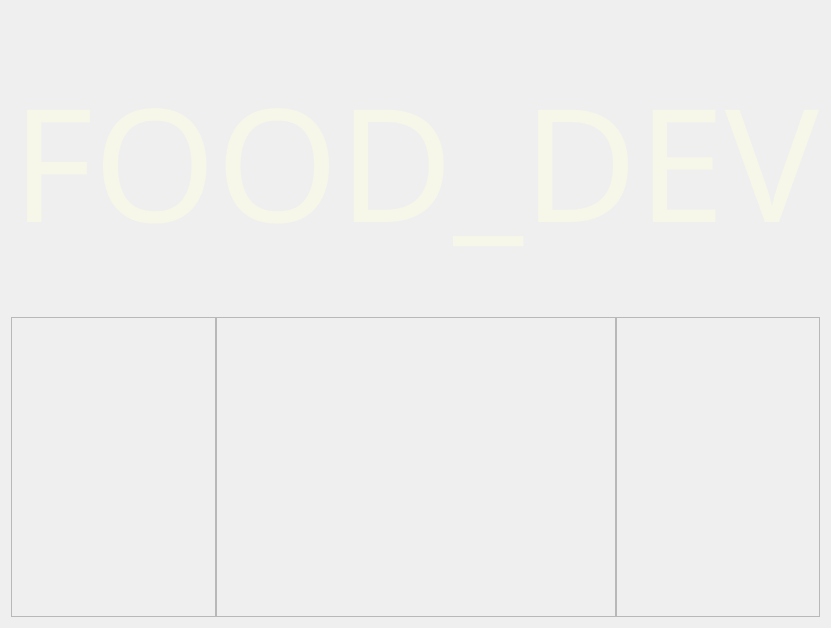
         <widget class="QWidget" name="page_logo">
          <property name="styleSheet">
           <string notr="true"/>
          </property>
          <layout class="QVBoxLayout" name="verticalLayout_5">
           <item>
            <widget class="QLabel" name="FOOD_DEV_logo">
             <property name="sizePolicy">
              <sizepolicy hsizetype="MinimumExpanding" vsizetype="Minimum">
               <horstretch>0</horstretch>
               <verstretch>0</verstretch>
              </sizepolicy>
             </property>
             <property name="minimumSize">
              <size>
               <width>0</width>
               <height>300</height>
              </size>
             </property>
             <property name="maximumSize">
              <size>
               <width>16777211</width>
               <height>16777215</height>
              </size>
             </property>
             <property name="sizeIncrement">
              <size>
               <width>0</width>
               <height>0</height>
              </size>
             </property>
             <property name="font">
              <font>
               <family>Voga</family>
               <pointsize>118</pointsize>
              </font>
             </property>
             <property name="text">
              <string>&lt;html&gt;&lt;head/&gt;&lt;body&gt;&lt;p&gt;&lt;span style=&quot; color:#f6f6e9;&quot;&gt;FOOD_DEV&lt;/span&gt;&lt;/p&gt;&lt;/body&gt;&lt;/html&gt;</string>
             </property>
             <property name="textFormat">
              <enum>Qt::AutoText</enum>
             </property>
             <property name="scaledContents">
              <bool>false</bool>
             </property>
             <property name="alignment">
              <set>Qt::AlignCenter</set>
             </property>
             <property name="indent">
              <number>-1</number>
             </property>
            </widget>
           </item>
           <item>
            <widget class="QFrame" name="logo">
             <property name="sizeIncrement">
              <size>
               <width>0</width>
               <height>0</height>
              </size>
             </property>
             <property name="styleSheet">
              <string notr="true"/>
             </property>
             <property name="frameShape">
              <enum>QFrame::NoFrame</enum>
             </property>
             <property name="frameShadow">
              <enum>QFrame::Raised</enum>
             </property>
             <layout class="QHBoxLayout" name="horizontalLayout_3">
              <property name="spacing">
               <number>0</number>
              </property>
              <property name="leftMargin">
               <number>0</number>
              </property>
              <property name="topMargin">
               <number>0</number>
              </property>
              <property name="rightMargin">
               <number>0</number>
              </property>
              <property name="bottomMargin">
               <number>0</number>
              </property>
              <item>
               <widget class="QFrame" name="frame_2">
                <property name="sizePolicy">
                 <sizepolicy hsizetype="Expanding" vsizetype="Preferred">
                  <horstretch>0</horstretch>
                  <verstretch>0</verstretch>
                 </sizepolicy>
                </property>
                <property name="minimumSize">
                 <size>
                  <width>70</width>
                  <height>0</height>
                 </size>
                </property>
                <property name="frameShape">
                 <enum>QFrame::StyledPanel</enum>
                </property>
                <property name="frameShadow">
                 <enum>QFrame::Raised</enum>
                </property>
               </widget>
              </item>
              <item>
               <widget class="QFrame" name="frame_3">
                <property name="sizePolicy">
                 <sizepolicy hsizetype="MinimumExpanding" vsizetype="MinimumExpanding">
                  <horstretch>0</horstretch>
                  <verstretch>0</verstretch>
                 </sizepolicy>
                </property>
                <property name="minimumSize">
                 <size>
                  <width>400</width>
                  <height>300</height>
                 </size>
                </property>
                <property name="styleSheet">
                 <string notr="true">/*background: url(:/LOGO/FOOD_DEV LOGO 2.png) no-repeat center;*/
border-image: url(:/food/FOOD_DEV LOGO 2.png) 0 0 0 0 stretch stretch;
/*background-repeat: no-repeat;*/</string>
                </property>
                <property name="frameShape">
                 <enum>QFrame::StyledPanel</enum>
                </property>
                <property name="frameShadow">
                 <enum>QFrame::Raised</enum>
                </property>
               </widget>
              </item>
              <item>
               <widget class="QFrame" name="frame_4">
                <property name="sizePolicy">
                 <sizepolicy hsizetype="Expanding" vsizetype="Preferred">
                  <horstretch>0</horstretch>
                  <verstretch>0</verstretch>
                 </sizepolicy>
                </property>
                <property name="minimumSize">
                 <size>
                  <width>70</width>
                  <height>0</height>
                 </size>
                </property>
                <property name="frameShape">
                 <enum>QFrame::StyledPanel</enum>
                </property>
                <property name="frameShadow">
                 <enum>QFrame::Raised</enum>
                </property>
               </widget>
              </item>
             </layout>
            </widget>
           </item>
          </layout>
         </widget>
